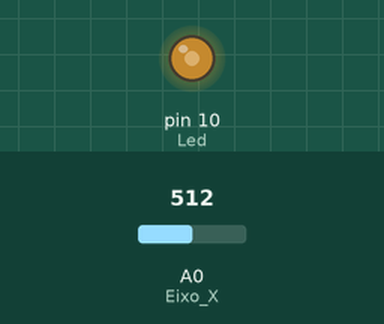
The sketch below on a simulated Arduino Uno, built with avr-gcc and run on an emulated ATmega328P. On the bench: output pins drawn as LEDs (lit = HIGH). Inputs (shaded band) come from the test bench; at power-on: A0 (Eixo_X) = 512.

Above: at 1.2 s.
1.3 s: A0 (Eixo_X) set to 306
At 2.3 s:
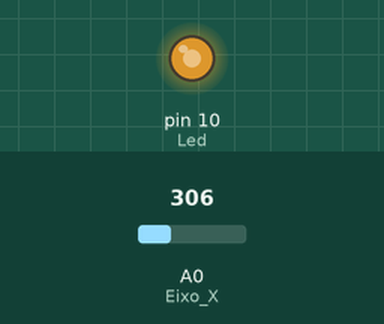
2.8 s: A0 (Eixo_X) set to 122
At 3.6 s:
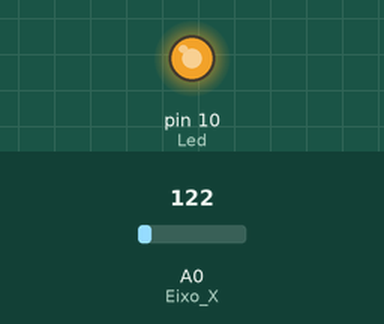
4.3 s: A0 (Eixo_X) set to 900
At 4.9 s:
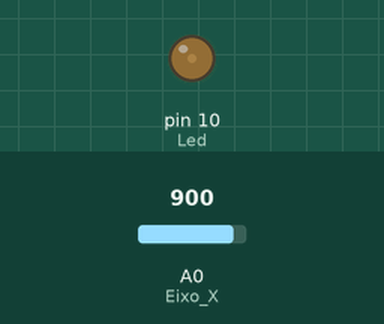
5.8 s: A0 (Eixo_X) set to 1023
At 6.2 s:
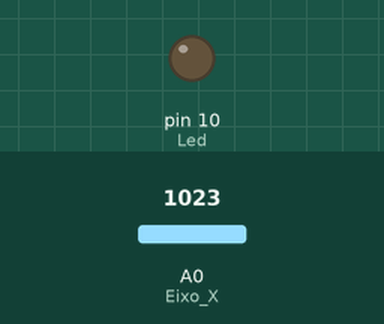
Timing chart, 0 to 8.3 s (numbered marks = the images above; inputs shaded):
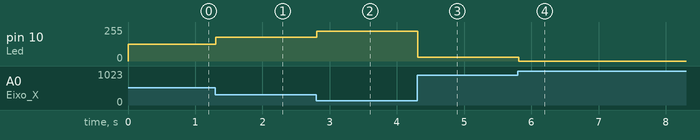

The sketch:

project07.ino
```cpp
#define Led 10
#define Botao 2
#define Eixo_X A0
#define Eixo_Y A1

void setup(){
  pinMode(Led, OUTPUT);
  pinMode(Botao, INPUT_PULLUP);

  Serial.begin(9600);
}

void loop(){
  analogWrite(Led, ((1023 - analogRead(Eixo_X))/4));

  delay(50);
}
```

Measured:
- after the input at 1.3 s, pin 10 (Led): 127/255 → 179/255 at once
- after the input at 2.8 s, pin 10 (Led): 179/255 → 225/255 at once
- after the input at 4.3 s, pin 10 (Led): 225/255 → 30/255 at once
- after the input at 5.8 s, pin 10 (Led): 30/255 → 0/255 at once
